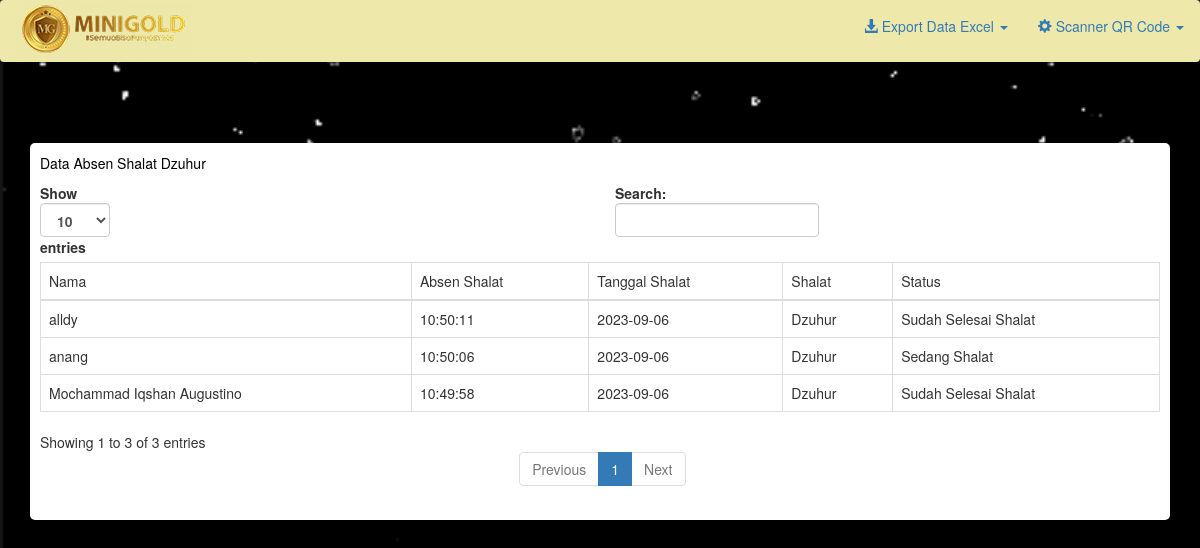
The app's page /table_absen1.php with its own data.
### tables this page shows
CREATE TABLE `dzuhur` (
  `id` int(11) NOT NULL,
  `nama` varchar(255) NOT NULL,
  `time_scan` varchar(255) NOT NULL,
  `TIMEOUT` varchar(255) NOT NULL,
  `LOGDATE` varchar(255) NOT NULL,
  `shalat` varchar(255) NOT NULL,
  `STATUS` varchar(255) NOT NULL
);

### table_absen1.php (the view, shortened to what this page needs)
<!DOCTYPE html>
<html>
<head>
    <link rel="stylesheet" href="https://maxcdn.bootstrapcdn.com/bootstrap/3.4.1/css/bootstrap.min.css">
    <link rel="stylesheet" href="css/bootstrap.min.css">
    </head>
</head>
<body>
  <nav class="navbar" style="background:#EEE8AA">
		  <div class="container-fluid">
			<div class="navbar-header">
			<div class="brand logo">
      <a href="index.php" title="Home" rel="home" class="site-branding__logo">
        <img src="logo-minigold-small.png" alt="Home">
      </a>
    </div>
			</div>
			<ul class="nav navbar-nav navbar-right">
         <li class="dropdown"><a class="dropdown-toggle" data-toggle="dropdown" href="#"><span class="glyphicon glyphicon-download-alt"></span> Export Data Excel <span class="caret"></span></a>
              <li class="dropdown"><a class="dropdown-toggle" data-toggle="dropdown" href="#"><span class="glyphicon glyphicon-cog"></span> Scanner QR Code <span class="caret"></span></a>
			</ul>
		  </div>
		</nav>
    <br>
    <br>
    <br>
       <div class="container">
            <div class="row">
                <div class="col-md-12">
                </div>
                <div class="col-md-12">
				<div style="border-radius: 5px;padding:10px;background:#fff;" id="divvideo">
               <p>Data Absen Shalat Dzuhur</p>
                  <table id="example1" class="table table-bordered">
                    <thead>
                        <tr>
                        <td>Nama</td>
                            <td>Absen Shalat</td>
                            <td>Tanggal Shalat</td>
                            <td>Shalat</td>
                            <td>Status</td>
                        </tr>
                    </thead>
                    <tbody>
                        <?php
                        $server = "localhost";
                        $username="root";
                        $password="";
                        $dbname="upload_file";
                        $conn = new mysqli($server,$username,$password,$dbname);
                           $sql ="SELECT * FROM dzuhur";
                           $query = $conn->query($sql);
                           while ($row = $query->fetch_assoc()){
                        ?>
                            <tr>
                            <td><?php echo $row['nama'];?></td>
                                <td><?php echo $row['time_scan'];?></td>
                                <td><?php echo $row['LOGDATE'];?></td>
                                <td><?php echo $row['shalat'];?></td>
                                <td><?php echo $row['STATUS'];?></td>
                            </tr>
                        <?php
                        }
                        ?>
                    </tbody>
                  </table>
                </div>
                </div>
            </div>
        </div>
    </body>
</html>

### table_absen1.php (style rules this page uses)
#divvideo { box-shadow: 0px 0px 1px 1px rgba(0, 0, 0, 0.1); }
body { background-image: url(32.gif); background-size: cover; background-attachment: fixed; }
p { color: black }

### records on screen
dzuhur: nama "Mochammad Iqshan Augustino", time_scan "10:49:58", LOGDATE "2023-09-06", shalat "Dzuhur", STATUS "Sudah Selesai Shalat"
dzuhur: nama "anang", time_scan "10:50:06", LOGDATE "2023-09-06", shalat "Dzuhur", STATUS "Sedang Shalat"
dzuhur: nama "alldy", time_scan "10:50:11", LOGDATE "2023-09-06", shalat "Dzuhur", STATUS "Sudah Selesai Shalat"
